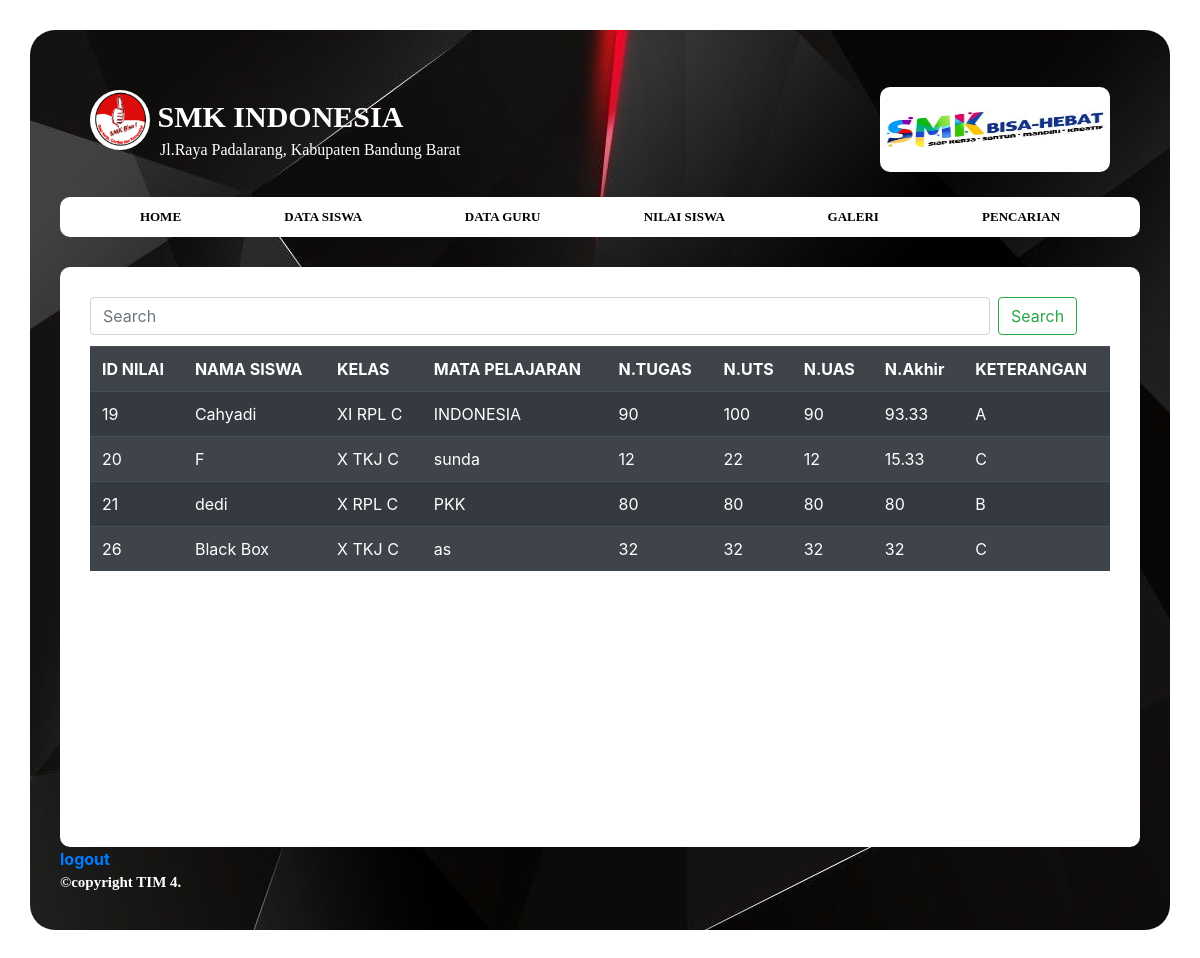
Page /user/pencarian.php (signed in) on the committed database.
### tables this page shows
CREATE TABLE `nilai` (
  `id_nilai` int(10) NOT NULL,
  `nilai_uts` varchar(10) NOT NULL,
  `nilai_uas` varchar(10) NOT NULL,
  `nilai_tugas` varchar(10) NOT NULL,
  `nama_siswa` varchar(50) NOT NULL,
  `nama_mapel` varchar(50) NOT NULL,
  `nama_kelas` varchar(50) NOT NULL
);

### user/pencarian.php (the view, shortened to what this page needs)
<!DOCTYPE >
<?php
include "../Koneksi_PHP/koneksi.php";
?>
<html>
<head>
    <link rel="stylesheet" href="../Tambahan/css/bootstrap.css">
    <link rel="stylesheet" type="text/css" href="galeri.css">
</head>
<body>
    <div class="container">
        <div class="header">
        <img src="Logo.jpg">
        <b> SMK INDONESIA </b>
        <h6> Jl.Raya Padalarang, Kabupaten Bandung Barat </h6>
        <div class="tambahan">
            <img src="poto1.jpg">
        </div>
        </div>
            <div class="menuAtas">
            <a href="home.php"> <b> HOME </b></a>
            <a href="data_siswa.php"> <b>  DATA SISWA </b></a>
            <a href="dataguru.php"> <b> DATA GURU </b></a>
            <a href="nilaisiswa.php"> <b> NILAI SISWA </b></a>
            <a href="galeri.php"> <b> GALERI </b></a>
             <a href="pencarian.php"> <b> PENCARIAN </b></a>
            </div>
                <div class="badan">
                    <div class="konten">
                     <form class="form-inline my-2 my-lg-0">
      <input class="form-control mr-sm-2" style="width :900px;" type="search" placeholder="Search" aria-label="Search" name="cari">
      <button class="btn btn-outline-success my-2 my-sm-0" type="submit">Search</button>
    </form>
 <table style="margin-top=500px;" class="table table-striped table-dark" >
	<tr>
                      <th>ID NILAI</th>
                    <th>NAMA SISWA</th>
                    <th>KELAS</th>
                    <th>MATA PELAJARAN</th>
                    <th>N.TUGAS</th>
                    <th>N.UTS</th>
                    <th>N.UAS</th>
                    <th>N.Akhir</th>
                    <th>KETERANGAN</th>
	</tr>
	<?php
	if(isset($_GET['cari'])){
		$cari = $_GET['cari'];
		$data = mysqli_query($koneksi,"select * from nilai where nama_siswa like '%".$cari."%'");
	}else{
        $data = mysqli_query($koneksi,"select * from nilai");
	}
	while($d = mysqli_fetch_array($data)){
	?>
	<tr>
    <?php
   $tugas = $d['nilai_tugas'];
            $uts = $d['nilai_uts'];
            $uas = $d['nilai_uas'];
            $nilai_akhir =($uts + $uas + $tugas)/3;
             if ($nilai_akhir>90) {
                $ket=("A");
            }
            elseif ($nilai_akhir>=70) {
                $ket=("B");
            }
            else {
                $ket=("C");
            }
   ?>
		 <td><?php echo $d['id_nilai']; ?></td>
                    <td><?php echo $d['nama_siswa']; ?></td>
                    <td><?php echo $d['nama_kelas']; ?></td>
                    <td><?php echo $d['nama_mapel']; ?></td>
                    <td><?php echo $d['nilai_tugas']; ?></td>
                    <td><?php echo $d['nilai_uts']; ?></td>
                    <td><?php echo $d['nilai_uas']; ?></td>
                      <td><?php echo round($nilai_akhir, 2); ?></td>
                       <td><?php echo $ket; ?></td>
	</tr>
	<?php } ?>
</table>
                    </div>
                    <br>
               <a href="logout.php"> <b> logout</b></a>
                    </div>
                        <div class="footer">
                            <b> &copy;copyright TIM 4. </b>
                                </div>
                            </div>
</body>
</html>

### user/galeri.css (style rules this page uses)
body { background-image: url(Back.jpg); background-size: 100% 100%; }
.container { background-image: url(Latar.jpg); height: 900px; padding: 30px; margin-left: center; margin-top: 30px; border-radius: 25px; margin-bottom: 30px; }
.container .header { font-family: 'Lucida Sans Regular'; color: white; font-size: 30px; padding: 30px; }
.container .header h6 { font-family: 'Lucida Sans Regular'; color: white; margin-left: 70px; margin-top: -10px; }
.container img { border-radius: 50%; width: 60px; height: 60px; }
.container .tambahan img { width: 230px; height: 85px; border-radius: 10px; float: right; margin-top: -80px; }
.container .menuAtas { background: white; padding: 10px; border-radius: 10px; text-align: center; }
.container .menuAtas a { font-family: 'Lucida Sans Regular'; color: black; font-size: 13px; margin: 50px; }
.container .badan .konten { background: white; width: 1080px; height: 580px; float: right; margin-top: 30px; border-radius: 10px; padding: 30px; text-align: center; }
.container .badan .konten table { margin-top: -90px; }
.footer b { color: white; font-family: 'Lucida Sans Regular'; font-size: 15px; }

### rows in the picture
nilai: id_nilai "19", nama_siswa "Cahyadi", nama_kelas "XI RPL C", nama_mapel "INDONESIA", nilai_tugas "90", nilai_uts "100", nilai_uas "90", nilai_akhir "93.33", ket "A"
nilai: id_nilai "20", nama_siswa "F", nama_kelas "X TKJ C", nama_mapel "sunda", nilai_tugas "12", nilai_uts "22", nilai_uas "12", nilai_akhir "15.33", ket "C"
nilai: id_nilai "21", nama_siswa "dedi", nama_kelas "X RPL C", nama_mapel "PKK", nilai_tugas "80", nilai_uts "80", nilai_uas "80", ket "B"
nilai: id_nilai "26", nama_siswa "Black Box", nama_kelas "X TKJ C", nama_mapel "as", nilai_tugas "32", nilai_uts "32", nilai_uas "32", ket "C"
